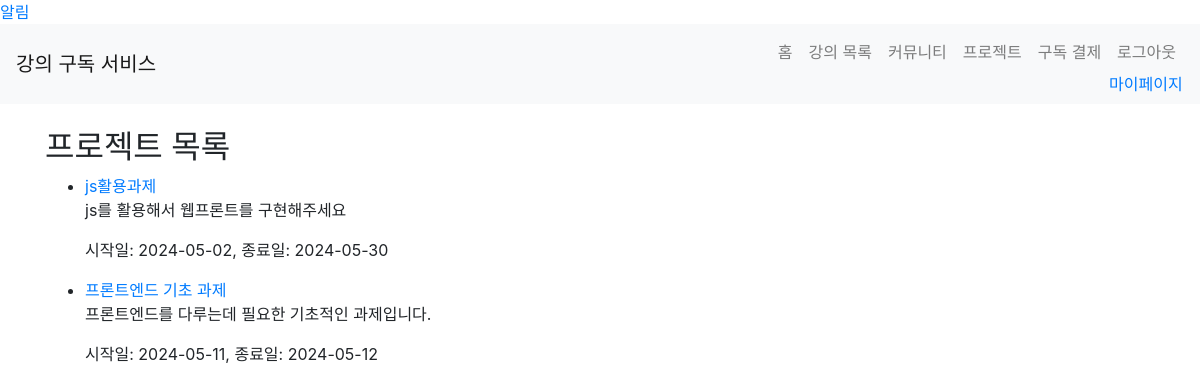
Page /project/list (signed in) on the earlier database version.
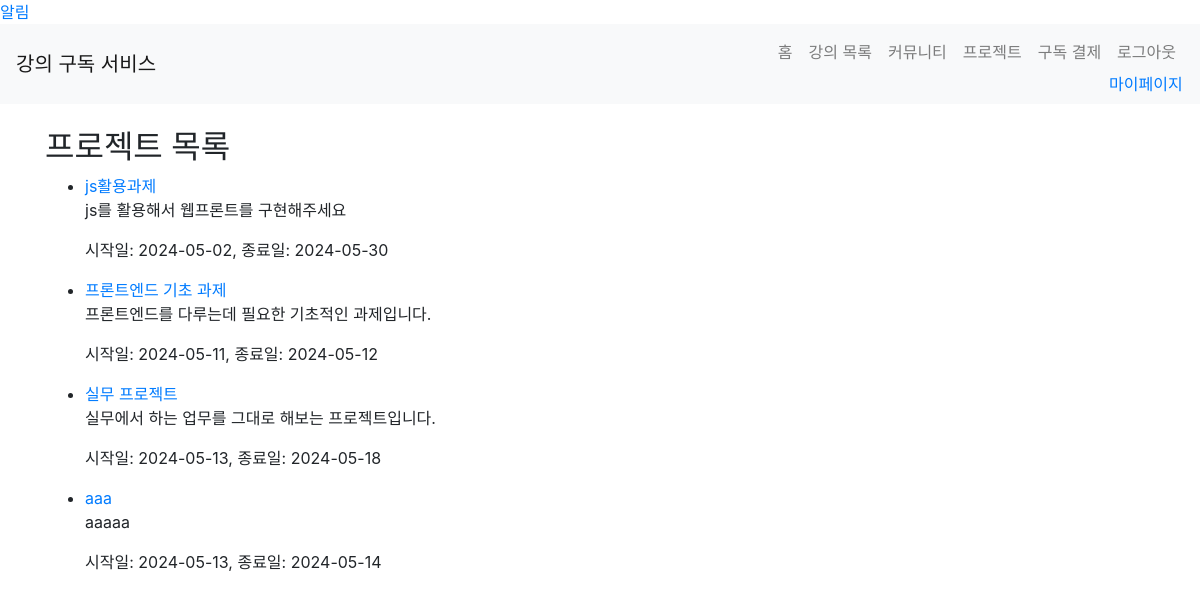
Same page on the later database version.
### app/models.py (models this page shows)
class Project(db.Model):
    id = db.Column(db.Integer, primary_key=True)
    title = db.Column(db.String(100), nullable=False)
    description = db.Column(db.Text, nullable=False)
    start_date = db.Column(db.Date, nullable=False)
    end_date = db.Column(db.Date, nullable=False)
    course_id = db.Column(db.Integer, db.ForeignKey('course.id'), nullable=False)
    course = db.relationship('Course', back_populates='projects')
    submissions = db.relationship('ProjectSubmission', back_populates='project', lazy=True)

### app/views/project.py (the view)
@bp.route('/list')
@login_required
def list():
    if current_user.is_teacher():
        courses = current_user.courses
        projects = Project.query.filter(Project.course_id.in_([course.id for course in courses])).all()
    else:
        enrollments = current_user.enrollments
        projects = Project.query.filter(Project.course_id.in_([enrollment.course_id for enrollment in enrollments])).all()
    return render_template('project/list.html', projects=projects)

### app/__init__.py (called while the page is built)
@login_manager.user_loader
def load_user(user_id):
    if user_id is not None:
        return User.query.get(int(user_id))
    return None

### app/models.py (called while the page is built)
    def is_teacher(self):
        return self.role == 'teacher'

### app/templates/project/list.html (shortened to what this page needs)
{% extends 'base.html' %}
{% block content %}
<h2>프로젝트 목록</h2>
{% if projects %}
<ul>
    {% for project in projects %}
    <li>
        <a href="{{ url_for('project.detail', project_id=project.id) }}">{{ project.title }}</a>
        <p>{{ project.description }}</p>
        <p>시작일: {{ project.start_date }}, 종료일: {{ project.end_date }}</p>
    </li>
    {% endfor %}
</ul>
{% else %}
<p>참여 중인 프로젝트가 없습니다.</p>
{% endif %}
{% endblock %}

Differences in the rows shown:
added Project: title "실무 프로젝트", description "실무에서 하는 업무를 그대로 해보는 프로젝트입니다.", start_date "2024-05-13", end_date "2024-05-18"
added Project: title "aaa", description "aaaaa", start_date "2024-05-13", end_date "2024-05-14"
